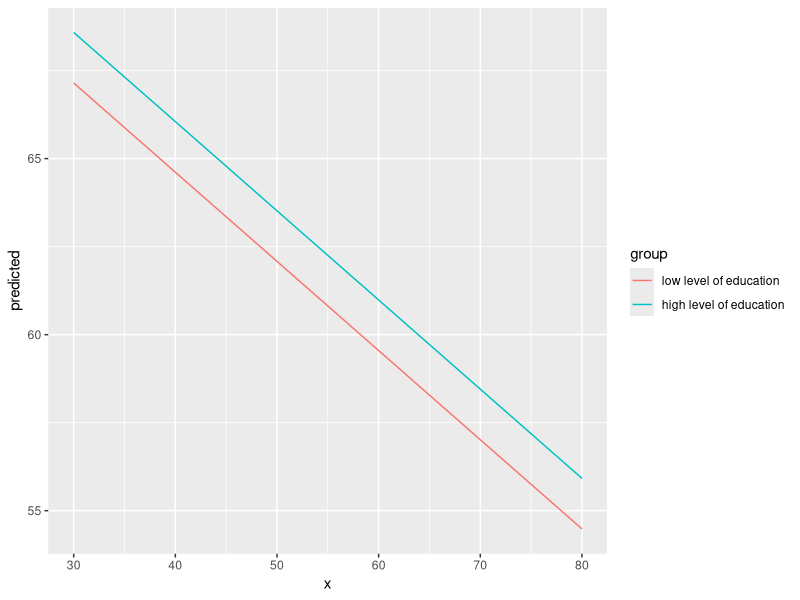
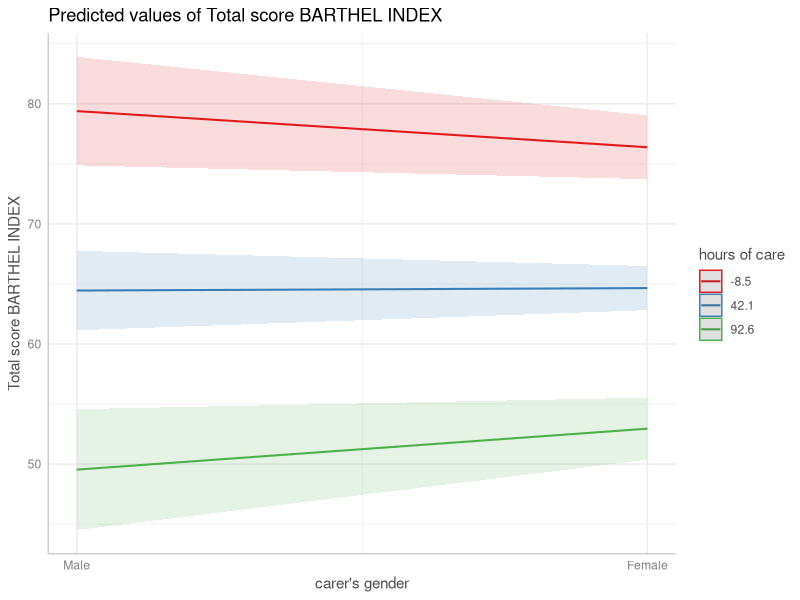
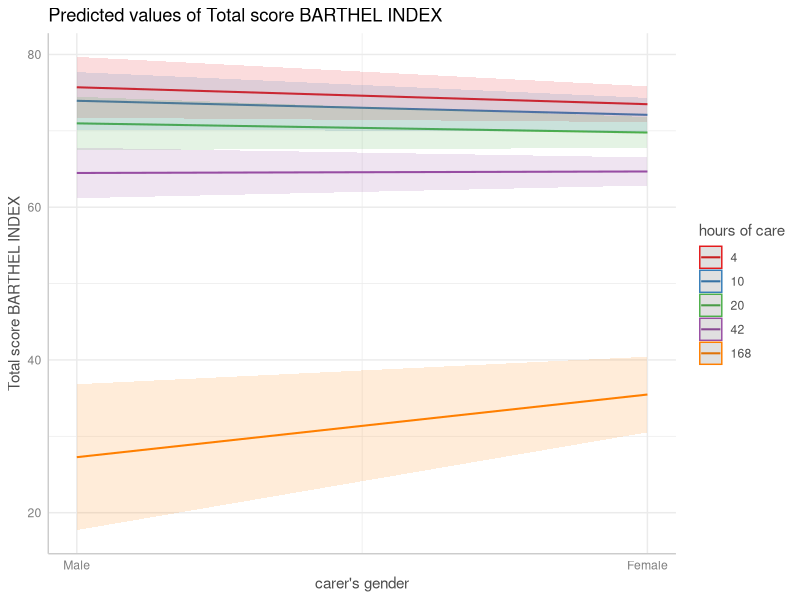
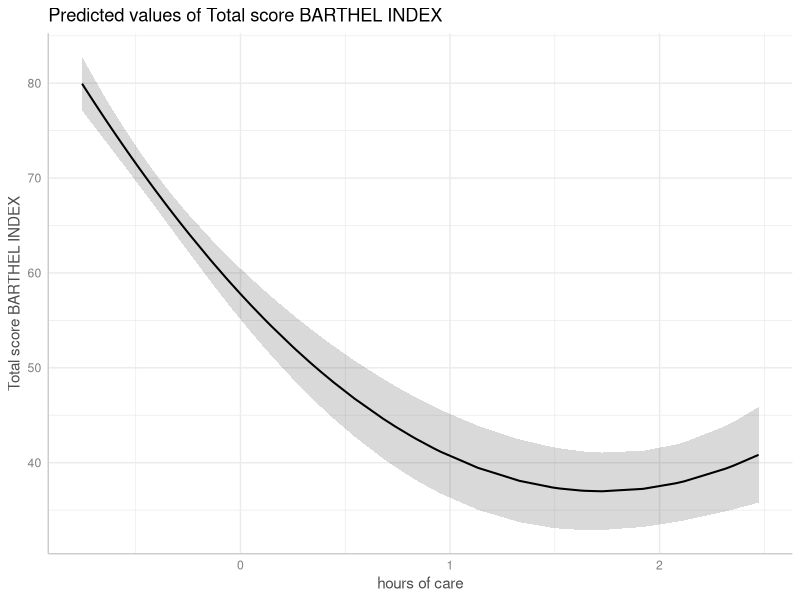
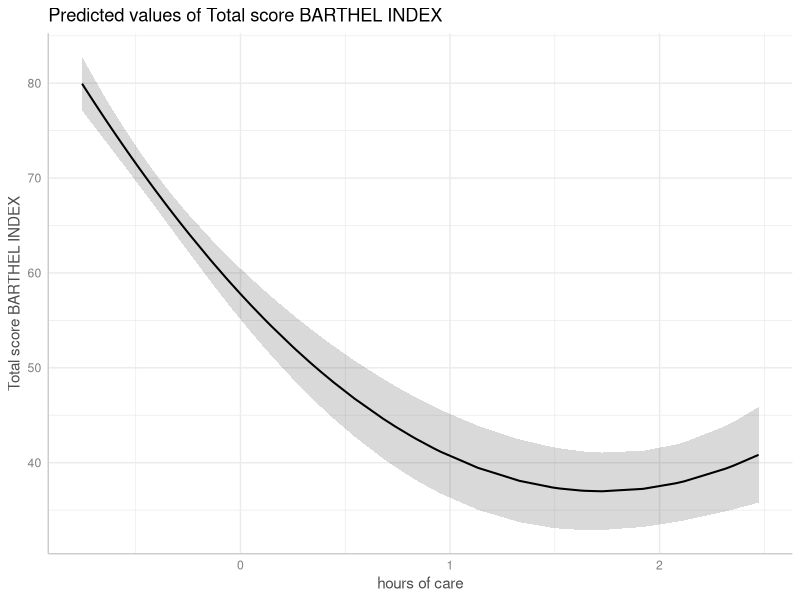

Source code (R) for these figures, in order:
## ---- chunk 1
knitr::opts_chunk$set(collapse = TRUE, comment = "#>", dev = "png", fig.width = 7, fig.height = 4, message = FALSE, warning = FALSE)
options(width = 800, tibble.width = Inf)
## ---- chunk 2
library(ggeffects)
library(ggplot2)
data(efc)
fit <- lm(barthtot ~ c12hour + neg_c_7 + c161sex + c172code, data = efc)

mydf <- ggpredict(fit, terms = c("c12hour [30:80]", "c172code [1,3]"))
mydf
ggplot(mydf, aes(x, predicted, colour = group)) + geom_line()
## ---- chunk 3
data(mtcars)
mpg_model <- lm(mpg ~ log(hp), data = mtcars)

# x-values and predictions based on the log(hp)-values
ggpredict(mpg_model, "hp")

# x-values and predictions based on hp-values from 50 to 150
ggpredict(mpg_model, "hp [50:150]")
## ---- chunk 4
data(efc)
# short variable label, for plot
attr(efc$c12hour, "label") <- "hours of care"
fit <- lm(barthtot ~ c12hour * c161sex + neg_c_7, data = efc)

mydf <- ggpredict(fit, terms = c("c161sex", "c12hour [meansd]"))
plot(mydf)

mydf <- ggpredict(fit, terms = c("c161sex", "c12hour [quart]"))
plot(mydf)
## ---- chunk 5
# x-values and predictions based on exponentiated hp-values
ggpredict(mpg_model, "hp [exp]")
## ---- chunk 6
library(sjmisc)
data(efc)
efc$c12hour <- std(efc$c12hour)
m <- lm(barthtot ~ c12hour + I(c12hour^2) + neg_c_7 + c160age + c172code, data = efc)

me <- ggpredict(m, terms = "c12hour")
plot(me)
## ---- chunk 7
me <- ggpredict(m, terms = "c12hour", pretty = FALSE)
plot(me)
## ---- chunk 8
data(mtcars)
mpg_model <- lm(mpg ~ log(hp) + disp, data = mtcars)

# "disp" is hold constant at its mean
ggpredict(mpg_model, "hp [exp]")

# "disp" is hold constant at value 200
ggpredict(mpg_model, "hp [exp]", condition = c(disp = 200))
